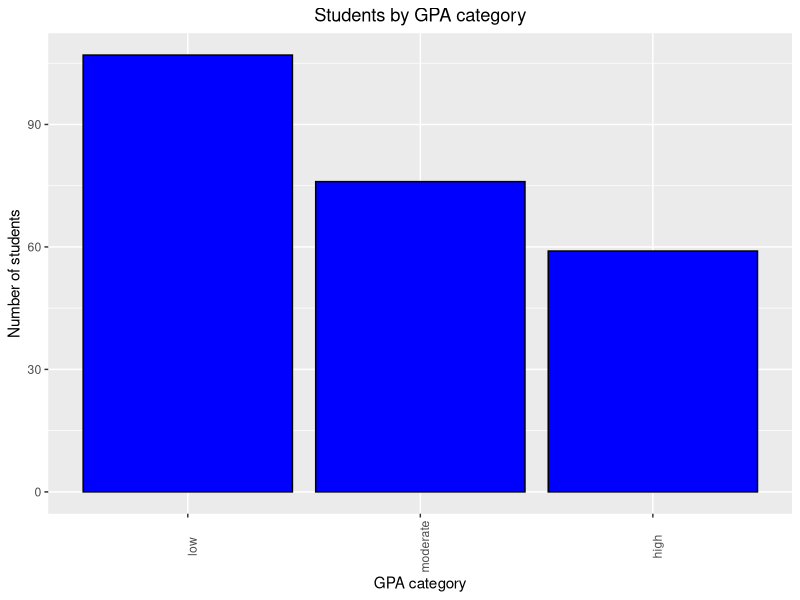
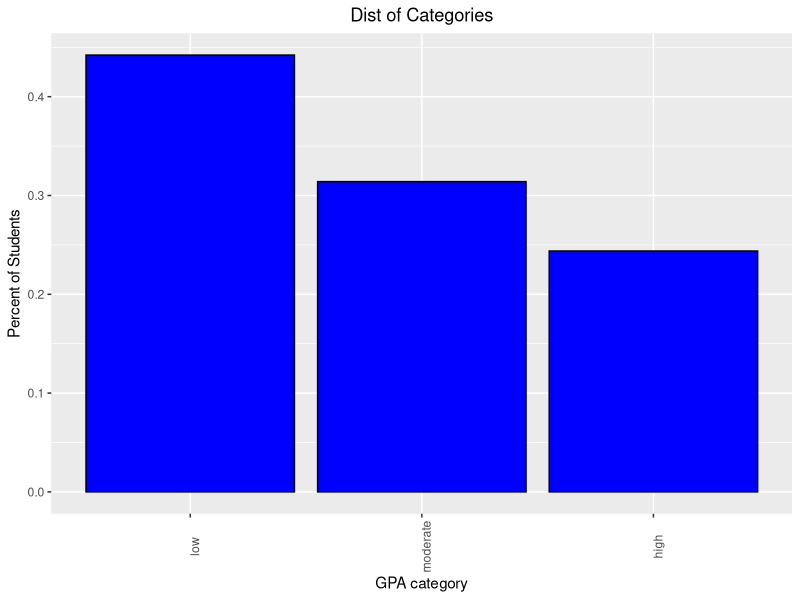
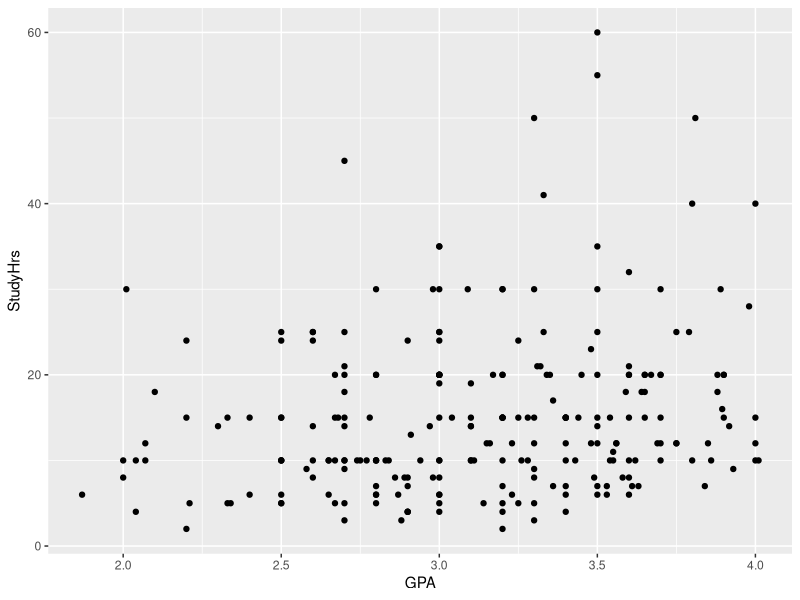
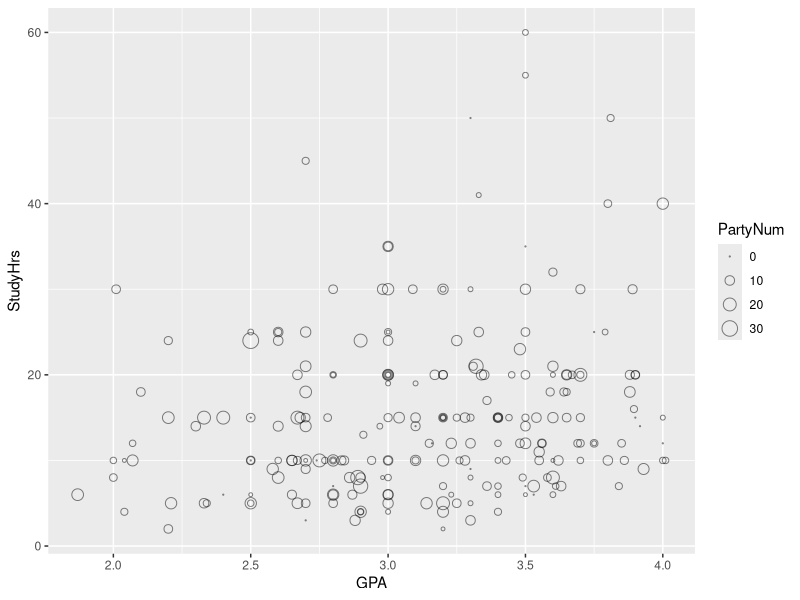
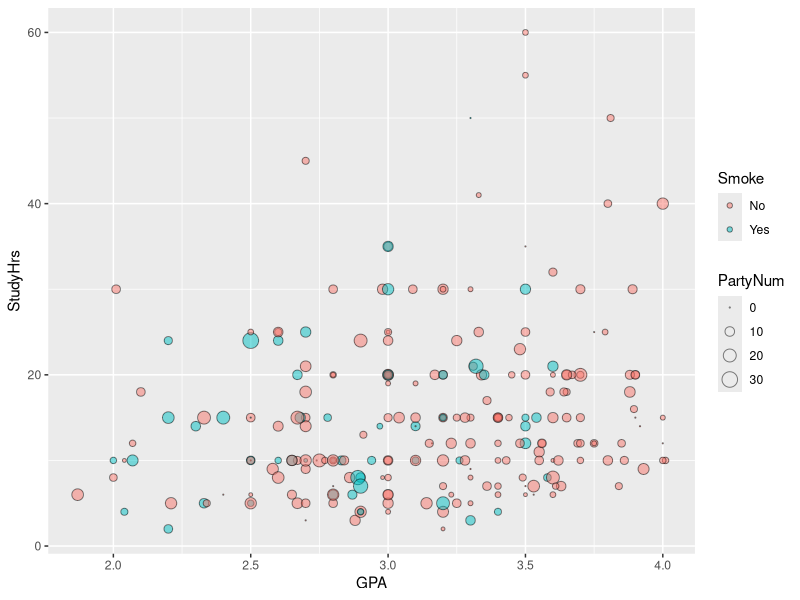

The R script that drew these images, in order:
## ---- chunk 1
library(tidyverse)
students <- read.csv("new_students.csv", header = TRUE)
head(students)
## ---- chunk 2
students$GPA.cat<-factor(students$GPA.cat, levels=c("low", "moderate", "high"))
table(students$GPA.cat)
## ---- chunk 3
ggplot(students[!is.na(students$GPA.cat),], aes(x=GPA.cat))+
  geom_bar(fill="blue", color="black")+
  theme(axis.text.x=element_text(angle=90),
        plot.title=element_text(hjust=0.5))+
  labs(x="GPA category", y="Number of students",
        title="Students by GPA category")
## ---- chunk 4
students_prop <- students[!is.na(students$GPA.cat),]%>%
  group_by(GPA.cat)%>%
  summarise(Counts=n())%>%
  mutate(Percent=Counts/nrow(students[!is.na(students$GPA.cat),]))

ggplot(students_prop, aes(x=GPA.cat, y=Percent))+
  geom_bar(fill="blue", color='black', stat="identity")+
  theme(axis.text.x=element_text(angle=90),
        plot.title=element_text(hjust=0.5))+
  labs(x="GPA category", y="Percent of Students", title="Dist of Categories")
## ---- chunk 5
table(students$GPA.cat, students$Gender)
## ---- chunk 6
round(prop.table(table(students$GPA.cat, students$Gender), 1) * 100, 2)
## ---- chunk 7
ggplot(students, aes(x=GPA, y=StudyHrs))+
  geom_point()
## ---- chunk 8
ggplot(students, aes(x=GPA, y=StudyHrs, size=PartyNum))+
  geom_point(shape=21, alpha=0.5)+
  scale_size(range = c(0.1,5))
## ---- chunk 9
ggplot(students, aes(x=GPA, y=StudyHrs, size=PartyNum, fill=Smoke))+
  geom_point(shape=21, alpha=0.5)+
  scale_size(range = c(0.1,5))
